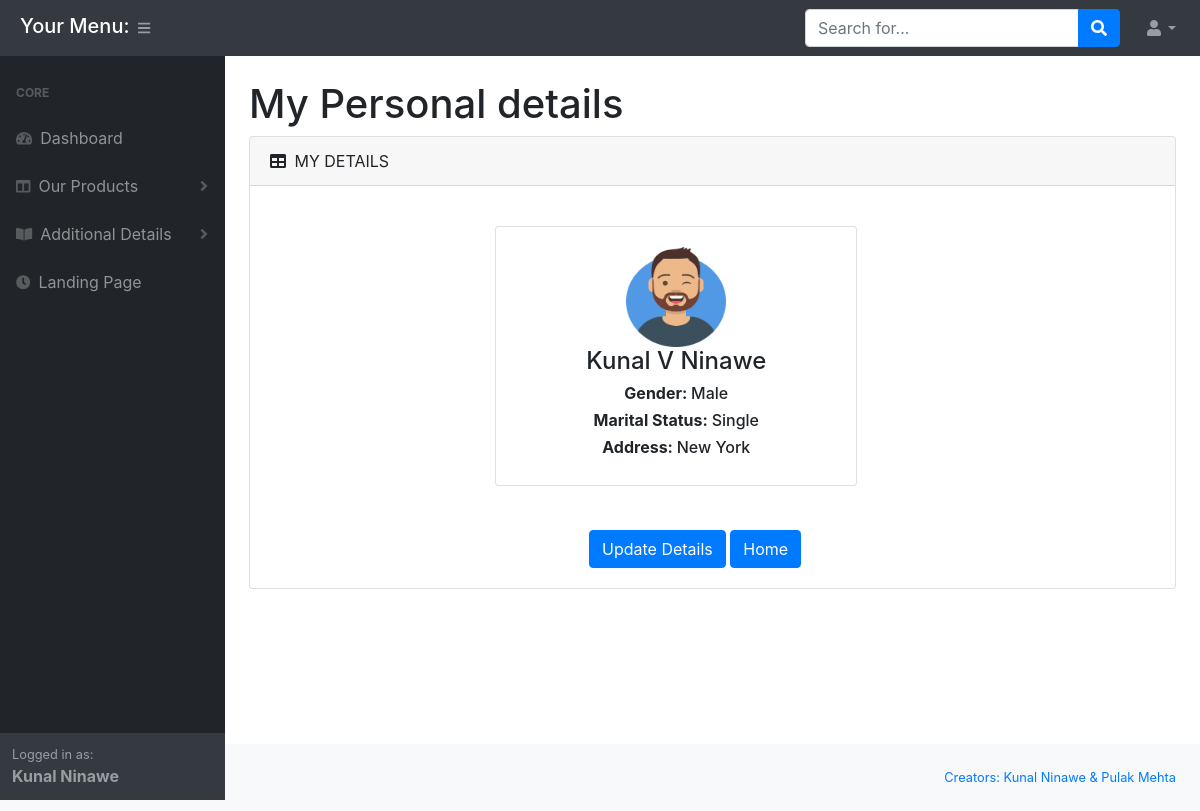
The page /customer/my_details.php (signed in) on the database its author committed.
### tables this page shows
CREATE TABLE IF NOT EXISTS `cust_details` (
  `cust_id` int(11) NOT NULL AUTO_INCREMENT,
  `email` varchar(50) NOT NULL,
  `first_name` varchar(30) NOT NULL,
  `middle_name` varchar(30) DEFAULT NULL,
  `last_name` varchar(30) NOT NULL,
  `password` varchar(100) NOT NULL,
  `address` varchar(150) DEFAULT NULL,
  `gender` varchar(1) DEFAULT 'M',
  `marital_status` varchar(1) NOT NULL DEFAULT 'S',
  `cust_type` varchar(1) DEFAULT NULL,
  PRIMARY KEY (`cust_id`)
);

### customer/functions.php (called while the page is built, shortened)
<?php
	function showCustDetailsInCorrectFormat($row){
		if($row['gender']==''){
			$row['gender'] = '<i>Not Set</i>';
		}
		else if($row['gender']=='M'){
		  $row['gender'] = 'Male';
		}
		else if($row['gender']=='F'){
		  $row['gender']='Female';
		}
		if($row['marital_status']=='S'){
		  $row['marital_status'] = 'Single';
		}
		if($row['cust_type']=='B'){
		  $row['cust_type'] = 'Both Ins';
		}
		return $row;
	}
	function showCustDetails($email){
		global $conn;
		$email = mysqli_real_escape_string($conn, $email);
		$sql = "SELECT * FROM cust_details WHERE email='$email'";
		$result = mysqli_query($conn,$sql);
		$array = mysqli_fetch_array($result);
	    if(isset($array)){
	    	return $array;
	    }
	    else{
	    	return 0;
	    }
	}

### customer/my_details.php (the view, shortened to what this page needs)
<?php
require_once 'functions.php';
?>
<!DOCTYPE html>
<html>
<head>
</head>
<body class="sb-nav-fixed">
  <?php
  require_once 'header.php';
  ?>
  <div id="layoutSidenav_content">
    <div class="home_ins_content">
      <div class="container-fluid">
        <h1 class="mt-4">My Personal details</h1>
        <div class="card mb-4">
          <div class="card-header"><i class="fas fa-table mr-1"></i> MY DETAILS</div>
          <div class="card-body">
            <div class="row">
              <div class="col-xl-12">
                <div class="card-body row">
                  <div class="col-md-3"></div>
                  <div class="card mb-4 col-md-5 text-center">
                    <div class="card-body">
                      <div class="user-profile-block">
                        <img alt="img" src="assets/img/avatar.png" width="100" height="100" />
                        <?php
                        $email = $_SESSION['email'];
                        $result = showCustDetails($email);
                        $result = showCustDetailsInCorrectFormat($result);
                        echo "<h4 class='user-name'> " . $result['first_name'] . " " . $result['middle_name'] . " " . $result['last_name'] . "</h4>
                                                          <h6 class='user-designation'><b>Gender: </b>" . $result['gender'] . " </h6>
                                                          <h6 class='user-designation'><b>Marital Status: </b>" . $result['marital_status'] . " </h6>
                                                          <h6 class='user-designation'><b>Address: </b> " . $result['address'] . " </h6>";
                        ?>
                      </div>
                    </div>
                  </div>
                </div>
                <div class="row text-center">
                  <div class="col-md-4"></div>
                  <div class="row col-md-5 text-right" style="padding-left: 40px;">
                    <a href="update_my_details.php">
                      <button class="btn btn-primary col-xl-12" type="button" name="updateDetails">Update Details</button>
                    </a>
                    <a href="index.php">
                      <button class="btn btn-primary col-x1-12" type="button" name="Dashboard">Home</button>
                    </a>
                  </div>
                </div>
              </div>
            </div>
          </div>
        </div>
      </div>
    </div>
  </div>
  <?php
  require_once 'footer.php';
  ?>
</body>
</html>

### customer/header.php (shortened to what this page needs)
<?php
require_once 'functions.php';
 ?>
<!DOCTYPE html>
<html>
<head>
    <link href="css/styles.css" rel="stylesheet" />
    <link href="https://cdn.datatables.net/1.10.20/css/dataTables.bootstrap4.min.css" rel="stylesheet" />
</head>
<body class="sb-nav-fixed">
	<nav class="sb-topnav navbar navbar-expand navbar-dark bg-dark">
            <h5 style="color:white;margin-left: 20px;margin-top: 3px;">Your Menu:</h5>
            <button class="btn btn-link btn-sm order-1 order-lg-0" id="sidebarToggle" href="#"><i class="fas fa-bars"></i></button>
            <form class="d-none d-md-inline-block form-inline ml-auto mr-0 mr-md-3 my-2 my-md-0">
                <div class="input-group">
                    <input class="form-control" type="text" placeholder="Search for..." aria-label="Search" aria-describedby="basic-addon2" />
                    <div class="input-group-append">
                        <button class="btn btn-primary" type="button"><i class="fas fa-search"></i></button>
                    </div>
                </div>
            </form>
            <ul class="navbar-nav ml-auto ml-md-0">
                <li class="nav-item dropdown">
                    <a class="nav-link dropdown-toggle" id="userDropdown" href="#" role="button" data-toggle="dropdown" aria-haspopup="true" aria-expanded="false"><i class="fas fa-user fa-fw"></i></a>
                </li>
            </ul>
        </nav>
        <div id="layoutSidenav">
            <div id="layoutSidenav_nav">
                <nav class="sb-sidenav accordion sb-sidenav-dark" id="sidenavAccordion">
                    <div class="sb-sidenav-menu">
                        <div class="nav">
                            <div class="sb-sidenav-menu-heading">Core</div>
                            <a class="nav-link" href="index.php"
                                ><div class="sb-nav-link-icon"><i class="fas fa-tachometer-alt"></i></div>
                                Dashboard</a>
                            <a class="nav-link collapsed" href="#" data-toggle="collapse" data-target="#collapseLayouts" aria-expanded="false" aria-controls="collapseLayouts"
                                ><div class="sb-nav-link-icon"><i class="fas fa-columns"></i></div>
                                Our Products
                                <div class="sb-sidenav-collapse-arrow"><i class="fas fa-angle-down"></i></div
                            ></a>
                            <a class="nav-link collapsed" href="#" data-toggle="collapse" data-target="#collapsePages" aria-expanded="false" aria-controls="collapsePages"
                                ><div class="sb-nav-link-icon"><i class="fas fa-book-open"></i></div>
                                Additional Details
                                <div class="sb-sidenav-collapse-arrow"><i class="fas fa-angle-down"></i></div
                            ></a>
                            <a class="nav-link" href="../index.php">
                                <div class="sb-nav-link-icon">
                                    <i class="fas fa-clock"></i>
                                </div>
                                Landing Page
                            </a>
                        </div>
                    </div>
                    <div class="sb-sidenav-footer">
                        <div class="small">Logged in as:</div>
                        <b>
                            <?php
                                    $result = showCustDetails($_SESSION['email']);
                                    echo $result['first_name']. " " . $result['last_name'];
                             ?>
                        </b>
                    </div>
                </nav>
            </div>
</body>
</html>

### rows shown on the page
cust_details: first_name "Kunal", last_name "Ninawe", middle_name "V", address "New York"

### other values the page prints
$result['gender'] "Male"
$result['marital_status'] "Single"
